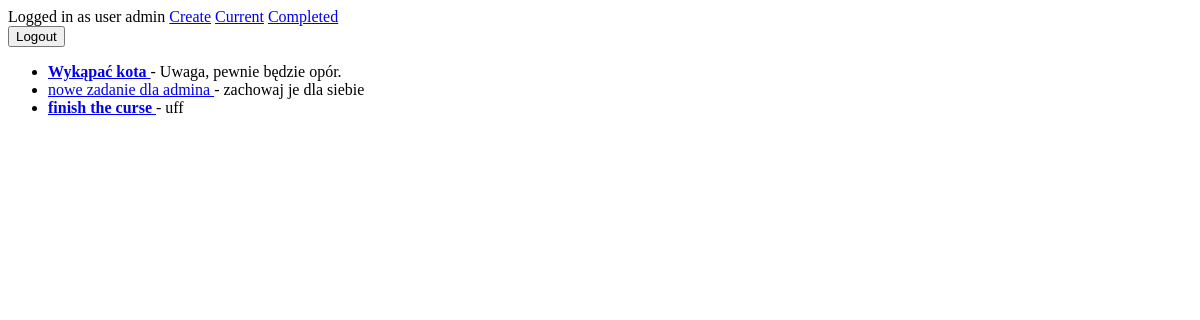
Before: /current/ (signed in) with the older database file.
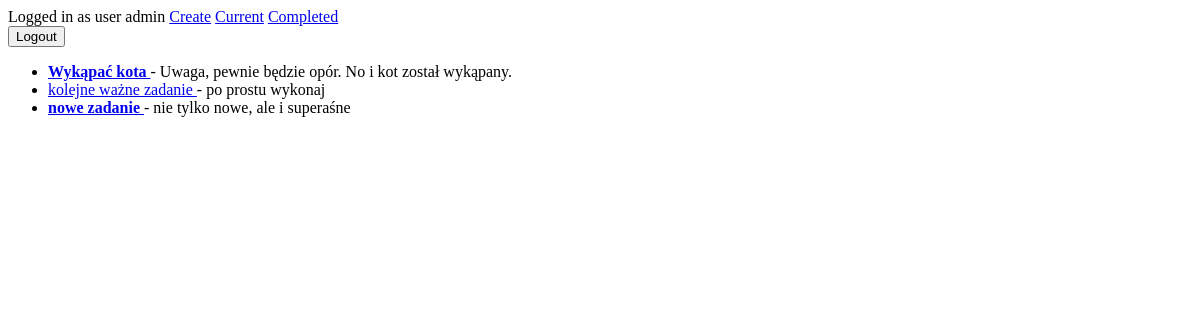
After: the same page with the newer database file.
### todo/models.py (models this page shows, shortened)
class Todo(models.Model):
	title = models.CharField(max_length=100)
	memo = models.TextField(blank=True)
	created = models.DateTimeField(auto_now_add=True)
	datecompleted = models.DateTimeField(null=True, blank=True)
	date_deadend = models.DateTimeField(null=True, blank=True)
	important = models.BooleanField(default=False)
	user = models.ForeignKey(User, on_delete=models.CASCADE)

### todo/views.py (the view)
# urls.py: path('current/', views.currenttodos, name='currenttodos'),
@login_required
def currenttodos(request):
	todos = Todo.objects.filter(user=request.user, datecompleted__isnull=True)
	return render(request, 'todo/currenttodos.html', {'todos': todos})

### todo/templates/todo/currenttodos.html
{% extends 'todo/base.html' %}
{% block content %}
<ul>
	{% for todo in todos %}
	<li>
		<a href="{% url 'viewtodo' todo.id %}">
			{% if todo.important %}<b>{% endif %}{{ todo.title }}
			{% if todo.important %}</b>{% endif %}
		</a>
			{% if todo.memo %} - {{ todo.memo }}{% endif %}
	</li>
	{% endfor %}
</ul>
{% endblock %}

### todo/templates/todo/base.html (shortened to what this page needs)
{% if user.is_authenticated %}
	Logged in as user {{ user.username }}
	<a href="{% url 'createtodo' %}">Create</a>
	<a href="{% url 'currenttodos' %}">Current</a>
	<a href="{% url 'completedtodos' %}">Completed</a>
	<form action="{% url 'logoutuser' %}" method="POST">
		<button type="submit">Logout</button>
	</form>
{% else %}
	<a href="{% url 'signupuser' %}">Sign Up</a>
	<a href="{% url 'loginuser' %}">Login</a>
{% endif %}
{% block content %}{% endblock %}

Changed rows visible on the page:
no longer on this page (row edited): Todo: title "nowe zadanie dla admina", memo "zachowaj je dla siebie"
removed Todo: title "finish the curse", memo "uff"
changed Todo "Wykąpać kota": memo "Uwaga, pewnie będzie opór." → "Uwaga, pewnie będzie opór. No i kot został wykąpany."
now on this page (row edited): Todo: title "kolejne ważne zadanie", memo "po prostu wykonaj"
added Todo: title "nowe zadanie", memo "nie tylko nowe, ale i superaśne"
